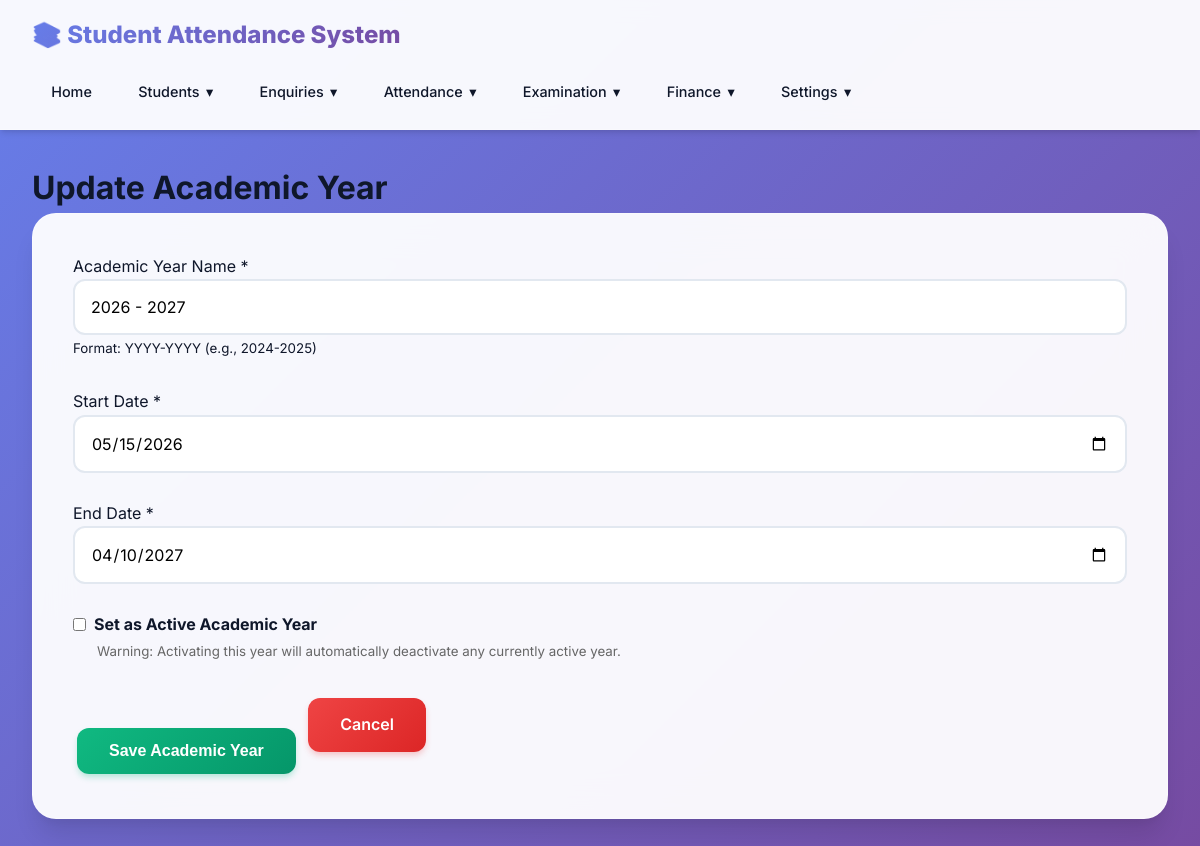
The page /academic-years/2/update/ on the database its author committed.
### students/models.py (models this page shows, shortened)
class AcademicYear(models.Model):
    name = models.CharField(max_length=50, unique=True, help_text="e.g., '2024-2025'")
    start_date = models.DateField(null=True, blank=True)
    end_date = models.DateField(null=True, blank=True)
    is_active = models.BooleanField(default=False, help_text="Only one academic year should be active at a time.")
    class Meta:
        ordering = ['-name']

### students/views.py (the view)
# urls.py: path('academic-years/<int:pk>/update/', views.academic_year_update, name='academic_year_update'),
def academic_year_update(request, pk):
    year = get_object_or_404(AcademicYear, pk=pk)
    if request.method == 'POST':
        form = AcademicYearForm(request.POST, instance=year)
        if form.is_valid():
            updated_year = form.save()
            if updated_year.is_active:
                AcademicYear.objects.exclude(id=updated_year.id).update(is_active=False)
            messages.success(request, 'Academic Year updated successfully.')
            return redirect('students:academic_year_list')
    else:
        form = AcademicYearForm(instance=year)
    context = {
        'form': form,
        'title': 'Update Academic Year',
        'is_update': True
    }
    return render(request, 'students/academic_year_form.html', context)

### students/forms.py
class AcademicYearForm(forms.ModelForm):
    class Meta:
        model = AcademicYear
        fields = ['name', 'start_date', 'end_date', 'is_active']
        widgets = {
            'start_date': forms.DateInput(attrs={'type': 'date', 'class': 'form-control'}),
            'end_date': forms.DateInput(attrs={'type': 'date', 'class': 'form-control'}),
            'name': forms.TextInput(attrs={'class': 'form-control'}),
        }

### students/templates/students/academic_year_form.html (shortened to what this page needs)
{% extends 'students/base.html' %}
{% block content %}
<h1>{{ title }}</h1>
<div class="card">
    <form method="post">
        <div class="form-row">
            <div class="form-group">
                <label for="{{ form.name.id_for_label }}">Academic Year Name *</label>
                {{ form.name }}
                <small>Format: YYYY-YYYY (e.g., 2024-2025)</small>
            </div>
        </div>
        <div class="form-row">
            <div class="form-group">
                <label for="{{ form.start_date.id_for_label }}">Start Date *</label>
                {{ form.start_date }}
            </div>
            <div class="form-group">
                <label for="{{ form.end_date.id_for_label }}">End Date *</label>
                {{ form.end_date }}
            </div>
        </div>
        <div class="form-group" style="margin-top: 1rem;">
            <label style="display: flex; align-items: center; gap: 0.5rem; cursor: pointer;">
                {{ form.is_active }}
                <strong>Set as Active Academic Year</strong>
            </label>
            <small style="display: block; color: #666; margin-left: 1.5rem; margin-top: 0.2rem;">
                Warning: Activating this year will automatically deactivate any currently active year.
            </small>
        </div>
        <div style="margin-top: 2rem;">
            <button type="submit" class="btn btn-success">Save Academic Year</button>
            <a href="{% url 'students:academic_year_list' %}" class="btn btn-danger">Cancel</a>
        </div>
    </form>
</div>
{% endblock %}

### students/templates/students/base.html (style rules this page uses)
* { margin: 0; padding: 0; box-sizing: border-box; }
:root { --primary: #6366f1; --primary-dark: #4f46e5; --primary-light: #818cf8; --secondary: #ec4899; --accent: #8b5cf6; --success: #10b981; --danger: #ef4444; --warning: #f59e0b; --dark: #0f172a; --dark-secondary: #1e293b; --light: #f8fafc; --gray: #64748b; --border: #e2e8f0; --shadow: rgba(0, 0, 0, 0.1); --gradient-1: linear-gradient(135deg, #667eea 0%, #764ba2 100%); --gradient-2: linear-gradient(135deg, #f093fb 0%, #f5576c 100%); --gradient-3: linear-gradient(135deg, #4facfe 0%, #00f2fe 100%); --gradient-4: linear-gradient(135deg, #43e97b 0%, #38f9d7 100%); }
body { font-family: 'Inter', -apple-system, BlinkMacSystemFont, 'Segoe UI', Roboto, sans-serif; background: linear-gradient(135deg, #667eea 0%, #764ba2 100%); color: var(--dark); min-height: 100vh; line-height: 1.6; }
.card { background: rgba(255, 255, 255, 0.95); backdrop-filter: blur(20px); border-radius: 24px; padding: 2.5rem; margin-bottom: 2rem; box-shadow: 0 20px 25px -5px rgba(0, 0, 0, 0.1), 0 10px 10px -5px rgba(0, 0, 0, 0.04); border: 1px solid rgba(255, 255, 255, 0.3); transition: all 0.3s cubic-bezier(0.4, 0, 0.2, 1); }
.btn { display: inline-block; padding: 0.875rem 2rem; background: var(--gradient-1); color: white; text-decoration: none; border-radius: 12px; border: none; cursor: pointer; transition: all 0.3s cubic-bezier(0.4, 0, 0.2, 1); font-size: 1rem; font-weight: 600; margin: 0.25rem; position: relative; overflow: hidden; box-shadow: 0 4px 6px -1px rgba(102, 126, 234, 0.3); }
.btn::before { content: ''; position: absolute; top: 50%; left: 50%; width: 0; height: 0; border-radius: 50%; background: rgba(255, 255, 255, 0.2); transform: translate(-50%, -50%); transition: width 0.6s, height 0.6s; }
.btn-success { background: linear-gradient(135deg, #10b981 0%, #059669 100%); box-shadow: 0 4px 6px -1px rgba(16, 185, 129, 0.3); }
.btn-danger { background: linear-gradient(135deg, #ef4444 0%, #dc2626 100%); box-shadow: 0 4px 6px -1px rgba(239, 68, 68, 0.3); }
.form-group { margin-bottom: 1.75rem; }
input[type="text"], input[type="date"], input[type="time"], input[type="email"], input[type="number"], input[type="file"], select, textarea { width: 100%; padding: 1rem; border: 2px solid var(--border); border-radius: 12px; font-size: 1rem; transition: all 0.3s ease; background: white; font-family: inherit; }

### rows shown on the page
AcademicYear: name "2026 - 2027", start_date "05/15/2026", end_date "04/10/2027"

### other values the page prints
{{ title }} "Update Academic Year"
